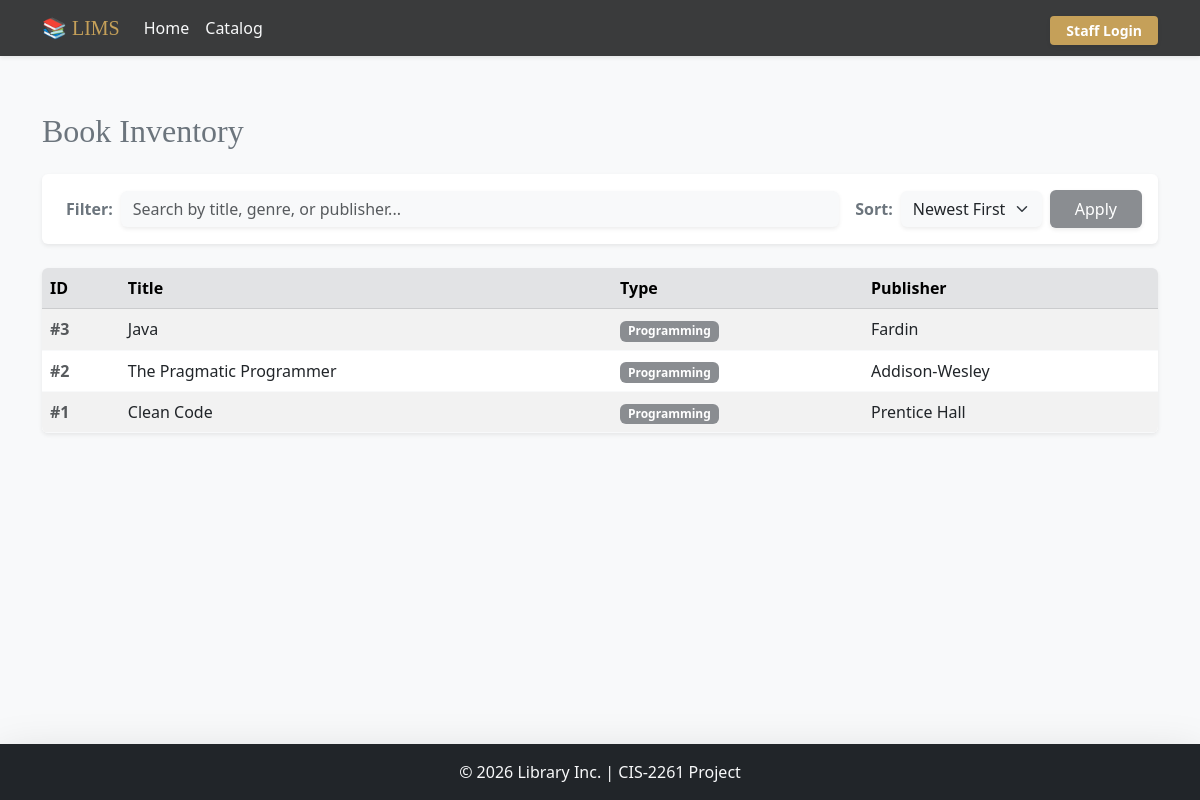
/index.php?page=books, run on an earlier commit of the app's database.
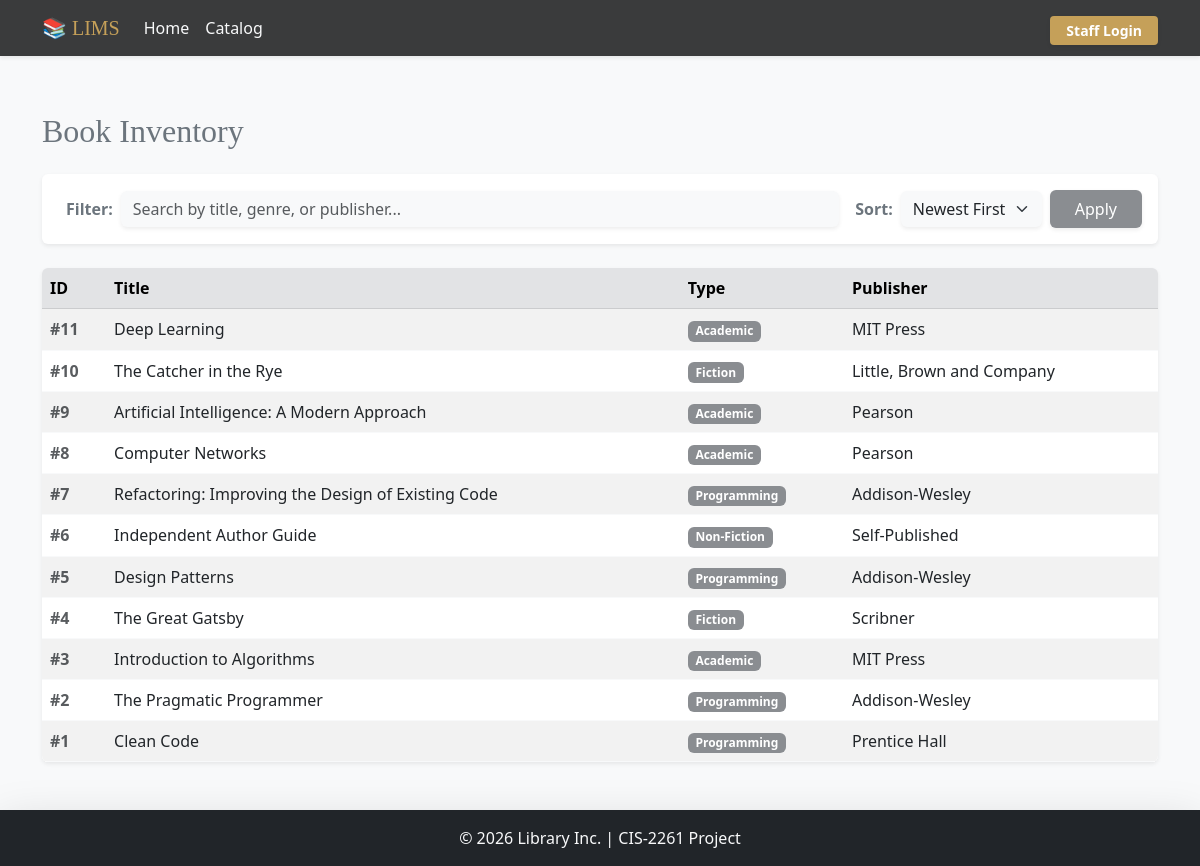
And on a later commit of the database.
### tables this page shows
CREATE TABLE `books` (
  `id` int(11) NOT NULL,
  `title` varchar(200) NOT NULL,
  `type` varchar(50) NOT NULL,
  `publisher` varchar(100) NOT NULL,
  `supplier_id` int(11) DEFAULT NULL
);

### app/controllers/BookController.php (called while the page is built, shortened)
<?php
require_once __DIR__ . '/../config/config.php';
class BookController {
    private $bookModel;
    public function __construct() {
        $this->bookModel = new BookModel();
    }
    public function index() {
        $search = trim($_GET['search'] ?? '');
        $sort = $_GET['sort'] ?? 'newest';
        if ($search !== '') {
            $books = $this->bookModel->searchBooks($search, $sort);
        } else {
            $books = $this->bookModel->getAll($sort);
        }
        include __DIR__ . '/../views/books/list.php';
    }
}
?>

### app/config/config.php (called while the page is built, shortened)
<?php
spl_autoload_register(function($class) {
    $file = APP_PATH . 'models/' . $class . '.php';
});
?>

### app/models/BookModel.php (called while the page is built, shortened)
<?php
require_once __DIR__ . '/../config/database.php';
class BookModel {
    private $conn;
    private $table = 'books';
    public function __construct() {
        $database = new Database();
        $this->conn = $database->getConnection();
    }
    private function getSortSql($sortOption) {
        switch ($sortOption) {
            case 'newest':
            default: return "ORDER BY id DESC";
        }
    }
    public function getAll($sort = 'newest') {
        $orderSql = $this->getSortSql($sort);
        $query = "SELECT * FROM " . $this->table . " " . $orderSql;
        $stmt = $this->conn->prepare($query);
        $stmt->execute();
        return $stmt->fetchAll();
    }
}
?>

### app/config/database.php (called while the page is built, shortened)
<?php
class Database {
    private $host = 'localhost';
    private $db_name = 'lims';
    private $username = 'root';
    private $password = '';
    public function getConnection() {
        $this->conn = null;
        try {
            $this->conn = new PDO(
                "mysql:host=" . $this->host . ";dbname=" . $this->db_name,
                $this->username,
                $this->password
            );
            $this->conn->setAttribute(PDO::ATTR_ERRMODE, PDO::ERRMODE_EXCEPTION);
            $this->conn->setAttribute(PDO::ATTR_DEFAULT_FETCH_MODE, PDO::FETCH_ASSOC);
        } catch(PDOException $e) {
            echo "Connection Error: " . $e->getMessage();
        }
        return $this->conn;
    }
}
?>

### app/views/books/list.php (the view, shortened to what this page needs)
<?php include __DIR__ . '/../layout/header.php'; ?>
    <div class="d-flex justify-content-between align-items-center mb-4 mt-2">
        <h2 class="mb-0 text-secondary" style="font-family: Georgia, serif;">Book Inventory</h2>
    </div>
    <div class="card shadow-sm border-0 mb-4 bg-white">
        <div class="card-body p-3">
            <form method="get" action="index.php" class="d-flex gap-2 align-items-center m-0 flex-wrap">
                <span class="text-secondary fw-bold ms-2">Filter:</span>
                <input type="text" name="search" class="form-control bg-light border-0 shadow-sm"
                       placeholder="Search by title, genre, or publisher..."
                       value="<?= htmlspecialchars($_GET['search'] ?? '') ?>" style="flex: 1; min-width: 200px;">
                <span class="text-secondary fw-bold ms-2">Sort:</span>
                <select name="sort" class="form-select bg-light border-0 shadow-sm" style="width: auto;">
                    <option value="newest" <?= ($_GET['sort'] ?? '') === 'newest' ? 'selected' : '' ?>>Newest First
                    </option>
                </select>
                <button type="submit" class="btn text-white px-4 shadow-sm" style="background-color: #8a8d91;">Apply
                </button>
            </form>
        </div>
    </div>
    <div class="table-responsive shadow-sm rounded">
        <table class="table table-striped table-hover mb-0 align-middle border-light">
            <thead class="table-secondary text-secondary">
            <tr>
                <th>ID</th>
                <th>Title</th>
                <th>Type</th>
                <th>Publisher</th>
            </tr>
            </thead>
            <tbody class="bg-white">
            <?php if (!empty($books)): ?>
                <?php foreach ($books as $book): ?>
                    <tr>
                        <td class="fw-bold text-muted">#<?= htmlspecialchars($book['id']) ?></td>
                        <td class="fw-medium text-dark"><?= htmlspecialchars($book['title']) ?></td>
                        <td><span class="badge"
                                  style="background-color: #8a8d91;"><?= htmlspecialchars($book['type']) ?></span></td>
                        <td><?= htmlspecialchars($book['publisher']) ?></td>
                    </tr>
                <?php endforeach; ?>
            <?php endif; ?>
            </tbody>
        </table>
    </div>
<?php include __DIR__ . '/../layout/footer.php'; ?>

### public/index.php (shortened to what this page needs)
<?php
require_once __DIR__ . '/../app/config/config.php';
require_once __DIR__ . '/../app/controllers/BookController.php';
$page = $_GET['page'] ?? '';
$authController = new AuthController();
$bookController = new BookController();
if ($page === 'login') {
    $authController->login();
} elseif ($page === 'logout') {
    $authController->logout();
} else {
    switch ($page) {
        case 'books':
            $bookController->index();
            break;
    }
}
?>

### app/views/layout/header.php (shortened to what this page needs)
<!DOCTYPE html>
<html lang="en">
<head>
    <link href="https://cdn.jsdelivr.net/npm/bootstrap@5.3.0/dist/css/bootstrap.min.css" rel="stylesheet">
</head>
<body class="bg-light">
<nav class="navbar navbar-expand-lg navbar-dark shadow-sm" style="background-color: #3a3b3c;">
    <div class="container">
        <a class="navbar-brand" href="index.php" style="font-family: Georgia, serif; color: #c5a059;">📚 LIMS</a>
        <div class="collapse navbar-collapse" id="navbarNav">
            <ul class="navbar-nav me-auto">
                <li class="nav-item"><a class="nav-link text-light" href="index.php">Home</a></li>
                <?php if (isset($_SESSION['username'])): ?>
                    <li class="nav-item dropdown">
                        <a class="nav-link dropdown-toggle text-light" href="#" role="button" data-bs-toggle="dropdown" aria-expanded="false">
                            Books Menu
                        </a>
                        <ul class="dropdown-menu shadow-sm border-0 mt-2">
                            <li><a class="dropdown-item py-2" href="index.php?page=books">📚 Book Inventory</a></li>
                            <li><hr class="dropdown-divider"></li>
                            <li><a class="dropdown-item py-2" href="index.php?page=suppliers">🏢 Supplier Directory</a></li>
                        </ul>
                    </li>
                    <li class="nav-item"><a class="nav-link text-light" href="index.php?page=clients">Clients</a></li>
                    <li class="nav-item"><a class="nav-link text-light" href="index.php?page=loans">Loans</a></li>
                    <?php if (isAdmin()): ?>
                        <li class="nav-item"><a class="nav-link" style="color: #c5a059;" href="index.php?page=register">Add Staff</a></li>
                    <?php endif; ?>
                <?php else: ?>
                    <li class="nav-item"><a class="nav-link text-light" href="index.php?page=books">Catalog</a></li>
                <?php endif; ?>
            </ul>
            <ul class="navbar-nav">
                <?php if (isset($_SESSION['username'])): ?>
                    <li class="nav-item">
                        <span class="nav-link text-light">Welcome, <strong style="color: #c5a059;"><?= htmlspecialchars($_SESSION['username']) ?></strong></span>
                    </li>
                    <li class="nav-item">
                        <a class="btn btn-outline-danger btn-sm ms-3 mt-1 px-3" href="index.php?page=logout">Logout</a>
                    </li>
                <?php else: ?>
                    <li class="nav-item">
                        <a class="btn btn-sm mt-1 shadow-sm fw-bold px-3" style="background-color: #c5a059; color: #fff; border: none;" href="index.php?page=login">Staff Login</a>
                    </li>
                <?php endif; ?>
            </ul>
        </div>
    </div>
</nav>
<main class="container my-5">

### app/views/layout/footer.php (shortened to what this page needs)
</main>
<footer class="bg-dark text-light text-center py-3 mt-auto shadow-lg">
    <div class="container">
        <p class="mb-0">&copy; <?= date('Y') ?> Library Inc. | CIS-2261 Project</p>
    </div>
</footer>
</body>
</html>

### app/views/layout/header.php (style rules this page uses)
body { display: flex; flex-direction: column; min-height: 100vh; }
main { flex: 1; }

What changed in the data, as far as the page shows it:
added books: id "11", title "Deep Learning", type "Academic", publisher "MIT Press"
added books: id "10", title "The Catcher in the Rye", type "Fiction", publisher "Little, Brown and Company"
added books: id "9", title "Artificial Intelligence: A Modern Approach", type "Academic", publisher "Pearson"
added books: id "8", title "Computer Networks", type "Academic", publisher "Pearson"
added books: id "7", title "Refactoring: Improving the Design of Existing Code", type "Programming", publisher "Addison-Wesley"
added books: id "6", title "Independent Author Guide", type "Non-Fiction", publisher "Self-Published"
added books: id "5", title "Design Patterns", type "Programming", publisher "Addison-Wesley"
added books: id "4", title "The Great Gatsby", type "Fiction", publisher "Scribner"
changed books id 3: title "Java" → "Introduction to Algorithms"; type "Programming" → "Academic"; publisher "Fardin" → "MIT Press"
